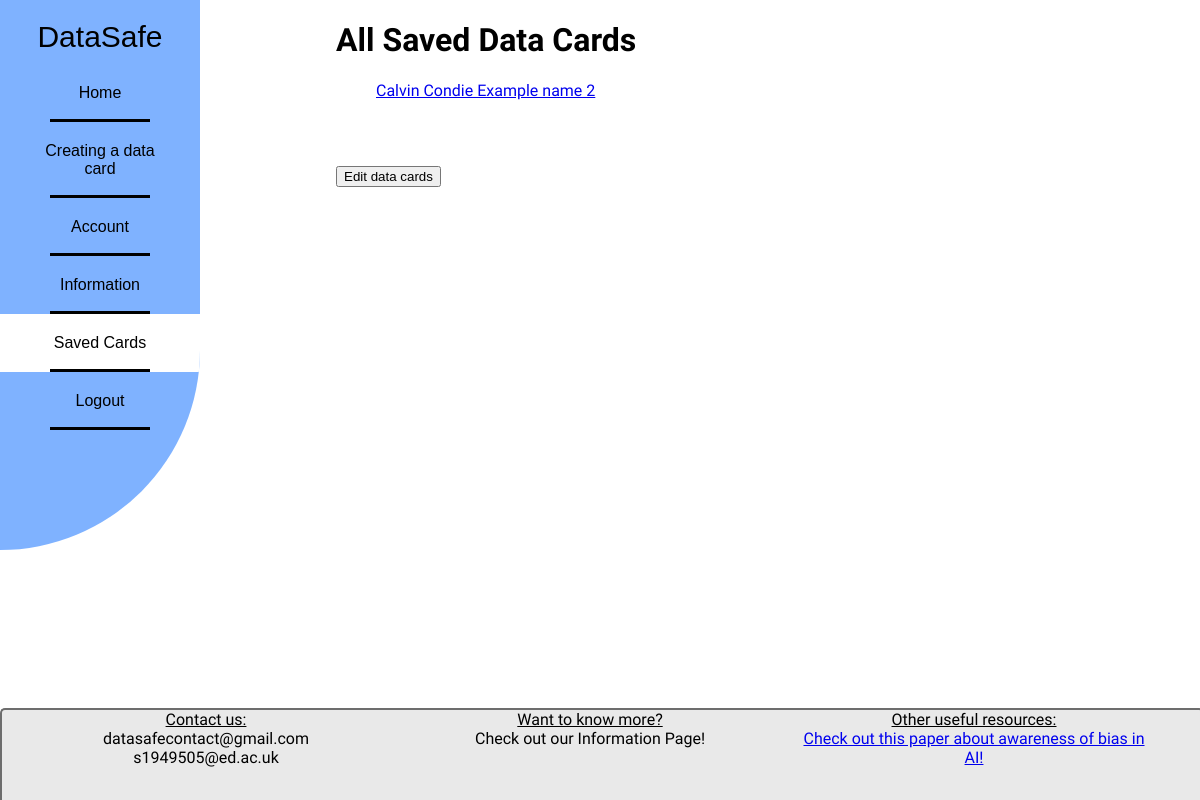
The app's page /saved/ (signed in), older data.
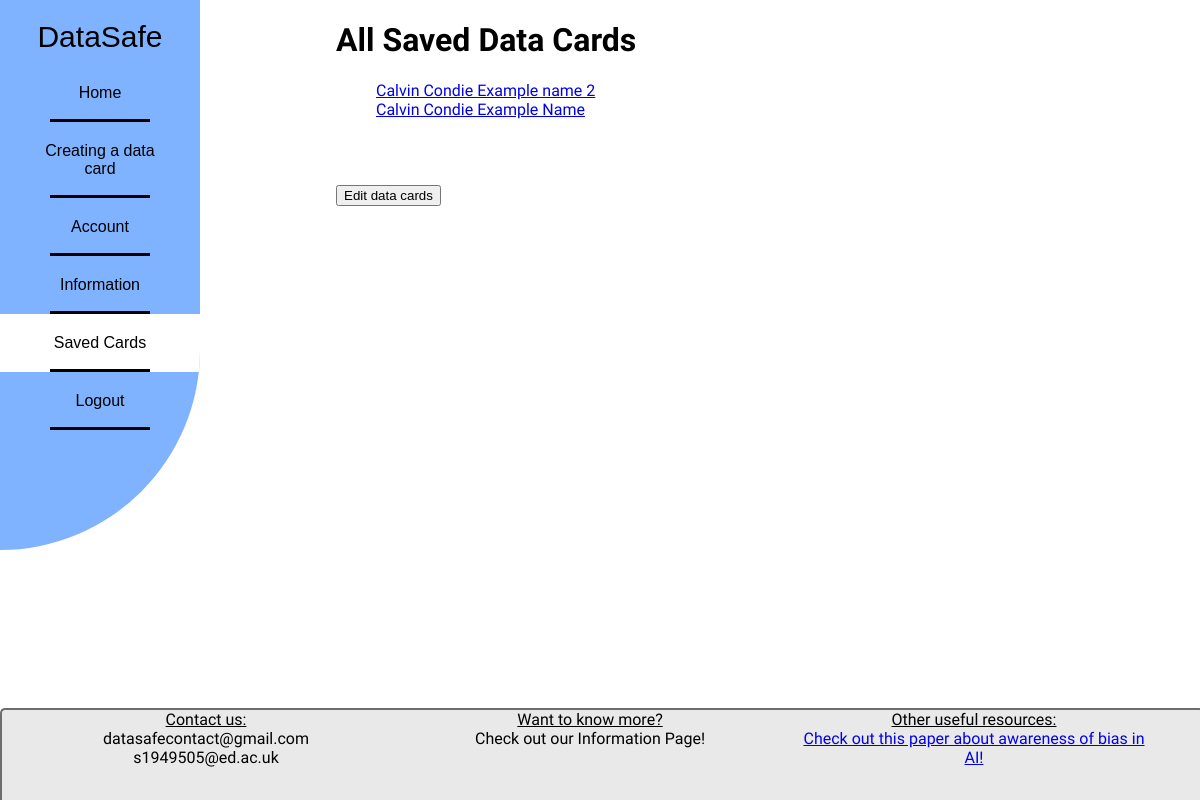
The same page, newer data.
### insights/models.py (models this page shows)
class Datacard(models.Model):
    user = models.ForeignKey(settings.AUTH_USER_MODEL, on_delete=models.CASCADE)
    dataset_name = models.CharField(max_length=100, default= "N/A")
    identifier = models.CharField(max_length=400, blank=True)
    description = models.TextField(default= "N/A")
    motivation = models.TextField(default= "N/A")
    dataset_accessibility = models.CharField(max_length=100, default= "N/A")
    accessibility_info = models.TextField(default= "N/A")
    research_motivation = models.TextField(default= "N/A")
    authors = models.TextField(default= "N/A")
    contributors = models.TextField(default= "N/A")
    funding_type = models.CharField(max_length=100, default= "N/A")
    funding_info = models.TextField(default= "N/A")
    is_combination = models.BooleanField(default=False)
    combination_info = models.TextField(blank=True, null=True)
    date_created = models.TextField(default= "N/A")
    version = models.CharField(max_length=20, default= "N/A")
    applications = models.TextField(default= "N/A")
    datatypes = models.TextField(default= "N/A")
    primary_data = models.CharField(max_length=100, default= "N/A")
    annotation_method = models.CharField(max_length=100, default= "N/A")
    annotation_info = models.TextField(default= "N/A")
    collection = models.TextField(default= "N/A")
    size = models.TextField(default= "N/A")
    personal_data = models.CharField(max_length=100, default= "N/A")
    flaws = models.TextField(default= "N/A")
    data_splits = models.TextField(default= "N/A")
    dataset_format = models.CharField(max_length=100, default= "N/A")
    languages = models.TextField(default= "N/A")
    doi = models.CharField(max_length=100, default= "N/A")
    licence = models.CharField(max_length=100, default= "N/A")
    last_update = models.TextField(default= "N/A")
    is_maintained = models.BooleanField(default=False)
    maintenance_info = models.TextField(max_length=1000, blank=True, default = 'N/A')
    possible_uses = models.TextField(default= "N/A")
    unsafe_applications = models.TextField(default= "N/A")
    bias_problems = models.TextField(default= "N/A")
    social_impact = models.TextField(default= "N/A")
    dataset_citation = models.TextField(default= "N/A")
    additional_information = models.TextField(blank=True, default= "N/A")

### insights/main/views.py (the view)
# urls.py: path('saved/', saved_view, name='saved'),
@login_required
def saved_view(request):
    user_datacards = Datacard.objects.filter(user=request.user)
    return render(request, 'main/saved.html', {'user_datacards': user_datacards})

### insights/templates/main/saved.html (shortened to what this page needs)
{% load static %}
<!DOCTYPE html>
<html>
    <head>
        <link rel="stylesheet" type="text/css" href="{% static 'style.css' %}">
    </head>
<body>
<div class="sidenav" style="z-index: 1;">
    <li style="text-align:center; padding-top: 20px; padding-bottom: 10px; font-size:30px;">
        DataSafe
    </li>
    <li>
        <a href="{% url 'home' %}">Home</a>
    </li>
    <li>
        <a href="{% url 'intro' %}">Creating a data card</a>
    </li>
    <li>
        <a href="{% url 'account' %}">Account</a>
    </li>
    <li>
        <a href="{% url 'browse' %}">Information</a>
    </li>
    <li>
        <a class="active" href="{% url 'saved' %}">Saved Cards</a>
    </li>
    {% if request.user.is_authenticated %}
    <li>
        <a id="logoutButton" href="#">Logout</a>
    </li>
</div>
    {% else %}
        <li>
            <a id="loginButton" href="{% url 'login' %}">Login</a>
        </li>
</div>
{% endif %}
{% if request.user.is_authenticated %}
<div style="position: relative; margin-left: 28%; font-family: 'Inria Sans'">
    <h1>All Saved Data Cards</h1>
    <ul id="allSavedDataList">
        {% for datacard in user_datacards %}
            {% if datacard.identifier %}
                <li style="display: block;">
                    <a href="#" onclick="saveDataCard('{{ datacard.identifier }}')"> {{ datacard.identifier }}</a>
                </li>
            {% else %}
                <li>Datacard identifier is empty</li>
            {% endif %}
        {% endfor %}
    </ul>
    <button style="margin-top: 50px;" id="datacard_edit" onclick="toggleEdit()">Edit data cards</button>
</div>
<button id="clearDatacardsBtn">Clear All Datacards</button>
{% else %}
<div style="position: relative; margin-left: 28%; font-family: 'Inria Sans'">
    <h1>To view your saved data cardsm you must either log in or create an account!</h1>
</div>
{% endif %}
<div class="footer" style="font-family: 'Inria Sans'; position: absolute">
    <a><u>Contact us:</u> <br> datasafecontact@gmail.com <br> s1949505@ed.ac.uk </a>
    <a><u>Want to know more?</u> <br> Check out our Information Page!</a>
    <a><u>Other useful resources:</u> <br> <a href="https://dl.acm.org/doi/10.1145/2090236.2090255">Check out this paper about awareness of bias in AI!</a></a>
</div>
</body>
</html>

Row changes from the older to the newer data that the page shows:
added Datacard: identifier "Calvin Condie Example Name"
